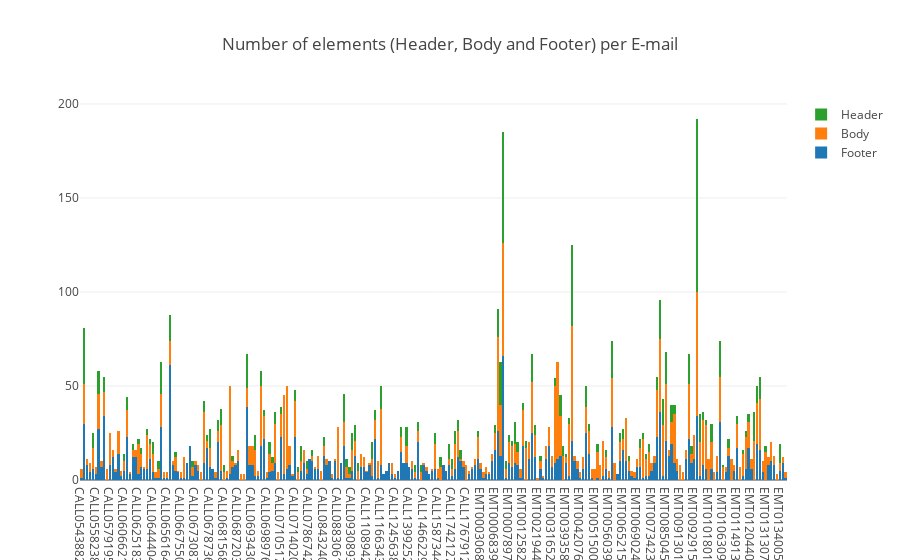

Source (notebook cell):
### Markdown cell above
### How email parts are distributed?
It's clear that most of the time we have more footer and header messages than body messages. It means we have a lot of irrelevant information.

For classification and meaning understanding we need to filter out these irrelavant information

### Code cell
valuesDf = {}
for el, gp in df.groupby(['callrec_u_email', 'label']):
    if el[0] not in valuesDf:
        valuesDf[el[0]] = {"h":0, "b":0, "f":0, "callrec_u_email":el[0]}
    valuesDf[el[0]][el[1]] = gp.count()['emt_description']

valuesDf = pd.DataFrame(valuesDf).T
layout = go.Layout(title=go.layout.Title(text='Number of elements (Header, Body and Footer) per E-mail'), barmode='stack')
fig = go.Figure(data=[go.Bar(x=valuesDf.index, y=valuesDf['f'].values, name='Footer'),
                      go.Bar(x=valuesDf.index, y=valuesDf['b'].values, name='Body'),
                      go.Bar(x=valuesDf.index, y=valuesDf['h'].values, name='Header')], layout=layout)
iplot(fig)

### Figure 1 — Plotly figure (JSON) as saved in the notebook; plotly's stock layout.template omitted (floating-point values rounded to 4 significant figures; data arrays with more than 128 entries replaced by an {"elided": "..."} marker saying what was removed)
{"data": [{"name": "Footer", "type": "bar", "uid": "56b13648-521e-48db-93d0-e76cb04bdf93", "x": {"elided": "248 str values"}, "y": {"elided": "248 int values"}}, {"name": "Body", "type": "bar", "uid": "a4500f2d-b7c5-44f8-8a1c-df3e7efed664", "x": {"elided": "248 str values"}, "y": {"elided": "248 int values"}}, {"name": "Header", "type": "bar", "uid": "41883d6e-85fe-4f8d-a7dc-176817faa5ea", "x": {"elided": "248 str values"}, "y": {"elided": "248 int values"}}], "layout": {"barmode": "stack", "title": {"text": "Number of elements (Header, Body and Footer) per E-mail"}}}
